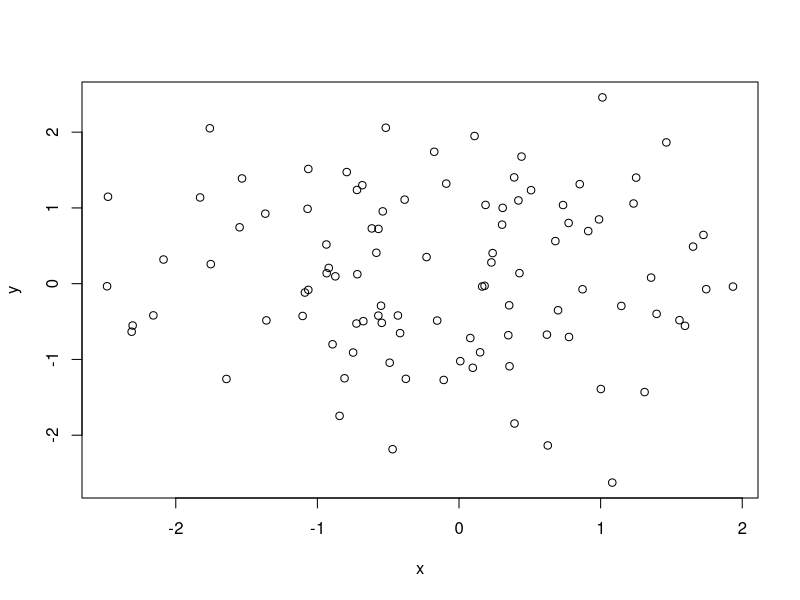
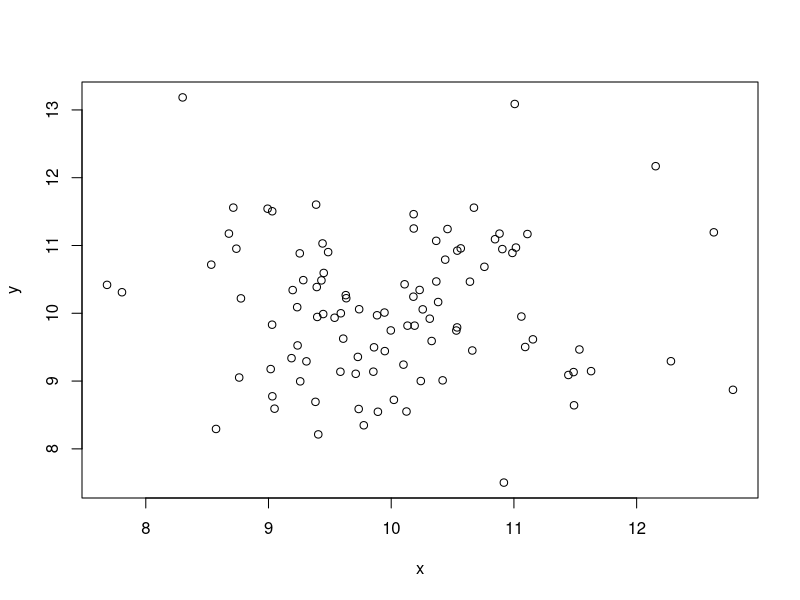

Write the R code that produced these figures, in order.
## ---- chunk 1
x = rnorm(100)
y = rnorm(100)
plot(x, y)
## ---- chunk 2
x = rnorm(100, 10)
y = rnorm(100, 10)
plot(x, y)
